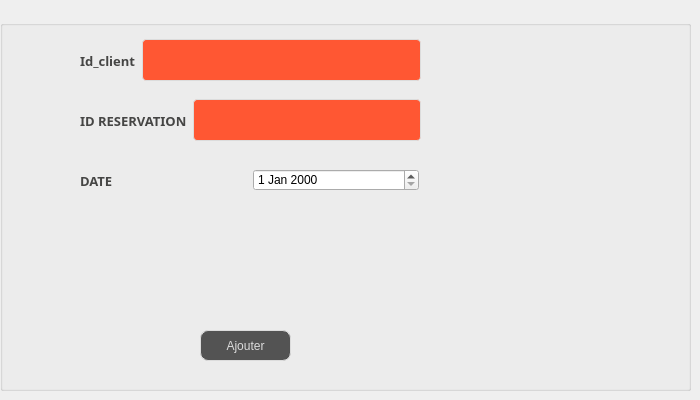
      <widget class="QWidget" name="tab_16">
       <attribute name="title">
        <string>Ajouter Reservation</string>
       </attribute>
       <widget class="QGroupBox" name="groupBox_5">
        <property name="geometry">
         <rect>
          <x>0</x>
          <y>20</y>
          <width>691</width>
          <height>371</height>
         </rect>
        </property>
        <property name="title">
         <string/>
        </property>
        <widget class="QPushButton" name="BAmenu_2">
         <property name="geometry">
          <rect>
           <x>200</x>
           <y>310</y>
           <width>91</width>
           <height>31</height>
          </rect>
         </property>
         <property name="styleSheet">
          <string notr="true">QPushButton {
color: #dcdcdc;
background:#535353;
border: none;

border: 1px solid #DCDCDC;
border-radius: 8px;
}
QPushButton:hover {
color:#fff;
background:#FF5733;
border: none;
}</string>
         </property>
         <property name="text">
          <string>Ajouter</string>
         </property>
        </widget>
        <widget class="QWidget" name="layoutWidget_4">
         <property name="geometry">
          <rect>
           <x>80</x>
           <y>120</y>
           <width>341</width>
           <height>28</height>
          </rect>
         </property>
         <layout class="QHBoxLayout" name="horizontalLayout_13"/>
        </widget>
        <widget class="QWidget" name="layoutWidget_5">
         <property name="geometry">
          <rect>
           <x>80</x>
           <y>70</y>
           <width>341</width>
           <height>61</height>
          </rect>
         </property>
         <layout class="QHBoxLayout" name="horizontalLayout_14">
          <item>
           <widget class="QLabel" name="label_39">
            <property name="font">
             <font>
              <family>Segoe Print</family>
              <pointsize>-1</pointsize>
              <weight>75</weight>
              <bold>true</bold>
             </font>
            </property>
            <property name="styleSheet">
             <string notr="true">background-color: transparent;
	color: #454544;
	font-weight: bold;
	font-size: 13px;</string>
            </property>
            <property name="text">
             <string>ID RESERVATION</string>
            </property>
           </widget>
          </item>
          <item>
           <widget class="QLineEdit" name="linemenu2_2">
            <property name="styleSheet">
             <string notr="true">QLineEdit {
  width: 100%;
  padding: 12px 20px;
  margin: 8px 0;
  display: inline-block;
  border: 1px solid #dcdcdc;
  border-radius: 4px;
  box-sizing: border-box;
  background: #FF5733;
  color: #FFFFFF;
}</string>
            </property>
           </widget>
          </item>
         </layout>
        </widget>
        <widget class="QWidget" name="layoutWidget_6">
         <property name="geometry">
          <rect>
           <x>80</x>
           <y>10</y>
           <width>341</width>
           <height>61</height>
          </rect>
         </property>
         <layout class="QHBoxLayout" name="horizontalLayout_15">
          <item>
           <widget class="QLabel" name="label_33">
            <property name="font">
             <font>
              <family>Segoe Print</family>
              <pointsize>-1</pointsize>
              <weight>75</weight>
              <bold>true</bold>
             </font>
            </property>
            <property name="styleSheet">
             <string notr="true">background-color: transparent;
	color: #454544;
	font-weight: bold;
	font-size: 13px;</string>
            </property>
            <property name="text">
             <string>Id_client</string>
            </property>
           </widget>
          </item>
          <item>
           <widget class="QLineEdit" name="linemenu1_2">
            <property name="styleSheet">
             <string notr="true">QLineEdit {
  width: 100%;
  padding: 12px 20px;
  margin: 8px 0;
  display: inline-block;
  border: 1px solid #dcdcdc;
  border-radius: 4px;
  box-sizing: border-box;
  background: #FF5733;
  color: #FFFFFF;
}

</string>
            </property>
           </widget>
          </item>
         </layout>
        </widget>
        <widget class="QWidget" name="layoutWidget">
         <property name="geometry">
          <rect>
           <x>80</x>
           <y>130</y>
           <width>339</width>
           <height>61</height>
          </rect>
         </property>
         <layout class="QHBoxLayout" name="horizontalLayout_11">
          <item>
           <widget class="QLabel" name="label_53">
            <property name="font">
             <font>
              <family>Segoe Print</family>
              <pointsize>-1</pointsize>
              <weight>75</weight>
              <bold>true</bold>
             </font>
            </property>
            <property name="styleSheet">
             <string notr="true">background-color: transparent;
	color: #454544;
	font-weight: bold;
	font-size: 13px;</string>
            </property>
            <property name="text">
             <string>DATE</string>
            </property>
           </widget>
          </item>
          <item>
           <widget class="QDateEdit" name="linemenu2_3">
            <property name="styleSheet">
             <string notr="true">QLineEdit {
  width: 100%;
  padding: 12px 20px;
  margin: 8px 0;
  display: inline-block;
  border: 1px solid #dcdcdc;
  border-radius: 4px;
  box-sizing: border-box;
  background: #FF5733;
  color: #FFFFFF;
}</string>
            </property>
           </widget>
          </item>
         </layout>
        </widget>
       </widget>
      </widget>
